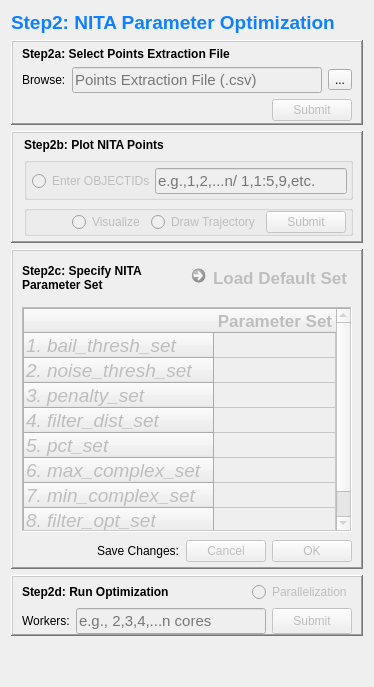
      <widget class="QWidget" name="tab2">
       <attribute name="title">
        <string>Step2</string>
       </attribute>
       <layout class="QGridLayout" name="gridLayout_28">
        <item row="1" column="0">
         <widget class="QFrame" name="frame_12">
          <property name="sizePolicy">
           <sizepolicy hsizetype="Preferred" vsizetype="Fixed">
            <horstretch>0</horstretch>
            <verstretch>0</verstretch>
           </sizepolicy>
          </property>
          <property name="frameShape">
           <enum>QFrame::WinPanel</enum>
          </property>
          <property name="frameShadow">
           <enum>QFrame::Raised</enum>
          </property>
          <layout class="QGridLayout" name="gridLayout_21">
           <property name="topMargin">
            <number>5</number>
           </property>
           <property name="bottomMargin">
            <number>2</number>
           </property>
           <property name="verticalSpacing">
            <number>-1</number>
           </property>
           <item row="1" column="0">
            <widget class="QLabel" name="Step1_label_5">
             <property name="text">
              <string>&lt;html&gt;&lt;head/&gt;&lt;body&gt;&lt;p&gt;&lt;span style=&quot; font-weight:600;&quot;&gt;Step2a: Select Points Extraction File&lt;/span&gt;&lt;/p&gt;&lt;/body&gt;&lt;/html&gt;</string>
             </property>
            </widget>
           </item>
           <item row="3" column="0">
            <layout class="QGridLayout" name="gridLayout_24">
             <item row="0" column="0">
              <spacer name="horizontalSpacer_12">
               <property name="orientation">
                <enum>Qt::Horizontal</enum>
               </property>
               <property name="sizeHint" stdset="0">
                <size>
                 <width>40</width>
                 <height>20</height>
                </size>
               </property>
              </spacer>
             </item>
             <item row="0" column="1">
              <widget class="QPushButton" name="Step2a_pushButton">
               <property name="enabled">
                <bool>false</bool>
               </property>
               <property name="text">
                <string>Submit</string>
               </property>
              </widget>
             </item>
            </layout>
           </item>
           <item row="2" column="0">
            <layout class="QHBoxLayout" name="horizontalLayout_8">
             <item>
              <widget class="QLabel" name="label_16">
               <property name="text">
                <string>Browse:</string>
               </property>
              </widget>
             </item>
             <item>
              <widget class="QLineEdit" name="Step2a_lineEdit">
               <property name="enabled">
                <bool>false</bool>
               </property>
               <property name="font">
                <font>
                 <pointsize>11</pointsize>
                </font>
               </property>
               <property name="toolTip">
                <string>&lt;html&gt;&lt;head/&gt;&lt;body&gt;&lt;p&gt;Specify points extraction file (e.g., Satellite time-series data for user specified points)&lt;/p&gt;&lt;/body&gt;&lt;/html&gt;</string>
               </property>
               <property name="maxLength">
                <number>32763</number>
               </property>
               <property name="frame">
                <bool>true</bool>
               </property>
               <property name="placeholderText">
                <string>Points Extraction File (.csv)</string>
               </property>
              </widget>
             </item>
             <item>
              <widget class="QToolButton" name="Step2a_toolButton">
               <property name="text">
                <string>...</string>
               </property>
              </widget>
             </item>
            </layout>
           </item>
          </layout>
         </widget>
        </item>
        <item row="4" column="0">
         <widget class="QFrame" name="frame_16">
          <property name="sizePolicy">
           <sizepolicy hsizetype="Preferred" vsizetype="Preferred">
            <horstretch>0</horstretch>
            <verstretch>0</verstretch>
           </sizepolicy>
          </property>
          <property name="maximumSize">
           <size>
            <width>16777202</width>
            <height>16777215</height>
           </size>
          </property>
          <property name="frameShape">
           <enum>QFrame::WinPanel</enum>
          </property>
          <property name="frameShadow">
           <enum>QFrame::Raised</enum>
          </property>
          <layout class="QGridLayout" name="gridLayout_18">
           <property name="topMargin">
            <number>5</number>
           </property>
           <property name="bottomMargin">
            <number>0</number>
           </property>
           <item row="2" column="0">
            <layout class="QHBoxLayout" name="horizontalLayout_14">
             <item>
              <widget class="QLabel" name="label_41">
               <property name="text">
                <string>Workers:</string>
               </property>
              </widget>
             </item>
             <item>
              <widget class="QLineEdit" name="Step2d_lineEdit">
               <property name="enabled">
                <bool>false</bool>
               </property>
               <property name="sizePolicy">
                <sizepolicy hsizetype="Expanding" vsizetype="Fixed">
                 <horstretch>0</horstretch>
                 <verstretch>4</verstretch>
                </sizepolicy>
               </property>
               <property name="font">
                <font>
                 <pointsize>11</pointsize>
                </font>
               </property>
               <property name="toolTip">
                <string>Specify number of cores for parallel computation</string>
               </property>
               <property name="toolTipDuration">
                <number>0</number>
               </property>
               <property name="placeholderText">
                <string>e.g., 2,3,4,...n cores</string>
               </property>
               <property name="clearButtonEnabled">
                <bool>true</bool>
               </property>
              </widget>
             </item>
             <item>
              <widget class="QPushButton" name="Step2d_pushButton">
               <property name="enabled">
                <bool>false</bool>
               </property>
               <property name="maximumSize">
                <size>
                 <width>16777215</width>
                 <height>16777210</height>
                </size>
               </property>
               <property name="toolTip">
                <string>&lt;html&gt;&lt;head/&gt;&lt;body&gt;&lt;p&gt;Push to optmize specified parameters from the table above and hand-drawn trajectories. The optimized parameters will pop-up in a table window with options to save&lt;/p&gt;&lt;/body&gt;&lt;/html&gt;</string>
               </property>
               <property name="text">
                <string>Submit</string>
               </property>
               <property name="autoDefault">
                <bool>true</bool>
               </property>
               <property name="default">
                <bool>false</bool>
               </property>
               <property name="flat">
                <bool>false</bool>
               </property>
              </widget>
             </item>
            </layout>
           </item>
           <item row="0" column="0">
            <layout class="QGridLayout" name="gridLayout_35">
             <item row="0" column="1">
              <spacer name="horizontalSpacer_6">
               <property name="orientation">
                <enum>Qt::Horizontal</enum>
               </property>
               <property name="sizeHint" stdset="0">
                <size>
                 <width>40</width>
                 <height>20</height>
                </size>
               </property>
              </spacer>
             </item>
             <item row="0" column="0">
              <widget class="QLabel" name="label_25">
               <property name="text">
                <string>&lt;html&gt;&lt;head/&gt;&lt;body&gt;&lt;p&gt;&lt;span style=&quot; font-weight:600;&quot;&gt;Step2d: Run Optimization&lt;/span&gt;&lt;/p&gt;&lt;/body&gt;&lt;/html&gt;</string>
               </property>
              </widget>
             </item>
             <item row="0" column="2">
              <widget class="QRadioButton" name="Step2d_radioButton">
               <property name="enabled">
                <bool>false</bool>
               </property>
               <property name="toolTip">
                <string>&lt;html&gt;&lt;head/&gt;&lt;body&gt;&lt;p&gt;Select to parellelize parameter optimization computation&lt;/p&gt;&lt;/body&gt;&lt;/html&gt;</string>
               </property>
               <property name="text">
                <string>Parallelization</string>
               </property>
              </widget>
             </item>
            </layout>
           </item>
          </layout>
         </widget>
        </item>
        <item row="3" column="0">
         <widget class="QFrame" name="frame_15">
          <property name="sizePolicy">
           <sizepolicy hsizetype="Preferred" vsizetype="Preferred">
            <horstretch>0</horstretch>
            <verstretch>0</verstretch>
           </sizepolicy>
          </property>
          <property name="minimumSize">
           <size>
            <width>0</width>
            <height>320</height>
           </size>
          </property>
          <property name="maximumSize">
           <size>
            <width>16777202</width>
            <height>16777215</height>
           </size>
          </property>
          <property name="frameShape">
           <enum>QFrame::WinPanel</enum>
          </property>
          <property name="frameShadow">
           <enum>QFrame::Raised</enum>
          </property>
          <layout class="QGridLayout" name="gridLayout_4">
           <property name="topMargin">
            <number>5</number>
           </property>
           <property name="bottomMargin">
            <number>0</number>
           </property>
           <item row="0" column="0">
            <layout class="QHBoxLayout" name="horizontalLayout_5">
             <item>
              <widget class="QLabel" name="label_26">
               <property name="text">
                <string>&lt;html&gt;&lt;head/&gt;&lt;body&gt;&lt;p&gt;&lt;span style=&quot; font-weight:600;&quot;&gt;Step2c: Specify NITA Parameter Set&lt;/span&gt;&lt;/p&gt;&lt;/body&gt;&lt;/html&gt;</string>
               </property>
               <property name="wordWrap">
                <bool>true</bool>
               </property>
              </widget>
             </item>
             <item>
              <widget class="QCommandLinkButton" name="Step2c_commandLinkButton">
               <property name="enabled">
                <bool>false</bool>
               </property>
               <property name="sizePolicy">
                <sizepolicy hsizetype="Fixed" vsizetype="Fixed">
                 <horstretch>0</horstretch>
                 <verstretch>0</verstretch>
                </sizepolicy>
               </property>
               <property name="minimumSize">
                <size>
                 <width>0</width>
                 <height>0</height>
                </size>
               </property>
               <property name="font">
                <font>
                 <pointsize>13</pointsize>
                </font>
               </property>
               <property name="acceptDrops">
                <bool>true</bool>
               </property>
               <property name="toolTip">
                <string>&lt;html&gt;&lt;head/&gt;&lt;body&gt;&lt;p&gt;Press to load default parameter set from user configuration file&lt;/p&gt;&lt;/body&gt;&lt;/html&gt;</string>
               </property>
               <property name="toolTipDuration">
                <number>-1</number>
               </property>
               <property name="text">
                <string>Load Default Set</string>
               </property>
               <property name="iconSize">
                <size>
                 <width>21</width>
                 <height>20</height>
                </size>
               </property>
               <property name="autoDefault">
                <bool>false</bool>
               </property>
               <property name="description">
                <string/>
               </property>
              </widget>
             </item>
            </layout>
           </item>
           <item row="1" column="0">
            <widget class="QTableWidget" name="Step2c_tableWidget">
             <property name="enabled">
              <bool>false</bool>
             </property>
             <property name="sizePolicy">
              <sizepolicy hsizetype="Expanding" vsizetype="Expanding">
               <horstretch>0</horstretch>
               <verstretch>0</verstretch>
              </sizepolicy>
             </property>
             <property name="minimumSize">
              <size>
               <width>0</width>
               <height>225</height>
              </size>
             </property>
             <property name="maximumSize">
              <size>
               <width>16777215</width>
               <height>225</height>
              </size>
             </property>
             <property name="toolTip">
              <string>&lt;html&gt;&lt;head/&gt;&lt;body&gt;&lt;p&gt;Rows 1 to 7: Specify atleast two parameter set for each row item &lt;/p&gt;&lt;p&gt;Row 8: Set parameter as movcv&lt;/p&gt;&lt;/body&gt;&lt;/html&gt;</string>
             </property>
             <property name="frameShape">
              <enum>QFrame::WinPanel</enum>
             </property>
             <property name="frameShadow">
              <enum>QFrame::Sunken</enum>
             </property>
             <property name="lineWidth">
              <number>17</number>
             </property>
             <attribute name="horizontalHeaderStretchLastSection">
              <bool>true</bool>
             </attribute>
             <attribute name="verticalHeaderDefaultSectionSize">
              <number>25</number>
             </attribute>
             <attribute name="verticalHeaderMinimumSectionSize">
              <number>21</number>
             </attribute>
             <row>
              <property name="text">
               <string>1. bail_thresh_set</string>
              </property>
              <property name="font">
               <font>
                <pointsize>14</pointsize>
                <italic>true</italic>
               </font>
              </property>
             </row>
             <row>
              <property name="text">
               <string>2. noise_thresh_set</string>
              </property>
              <property name="font">
               <font>
                <pointsize>14</pointsize>
                <italic>true</italic>
               </font>
              </property>
             </row>
             <row>
              <property name="text">
               <string>3. penalty_set</string>
              </property>
              <property name="font">
               <font>
                <pointsize>14</pointsize>
                <italic>true</italic>
               </font>
              </property>
             </row>
             <row>
              <property name="text">
               <string>4. filter_dist_set</string>
              </property>
              <property name="font">
               <font>
                <pointsize>14</pointsize>
                <italic>true</italic>
               </font>
              </property>
             </row>
             <row>
              <property name="text">
               <string>5. pct_set</string>
              </property>
              <property name="font">
               <font>
                <pointsize>14</pointsize>
                <italic>true</italic>
               </font>
              </property>
             </row>
             <row>
              <property name="text">
               <string>6. max_complex_set</string>
              </property>
              <property name="font">
               <font>
                <pointsize>14</pointsize>
                <italic>true</italic>
               </font>
              </property>
             </row>
             <row>
              <property name="text">
               <string>7. min_complex_set</string>
              </property>
              <property name="font">
               <font>
                <pointsize>14</pointsize>
                <italic>true</italic>
               </font>
              </property>
             </row>
             <row>
              <property name="text">
               <string>8. filter_opt_set</string>
              </property>
              <property name="font">
               <font>
                <pointsize>14</pointsize>
                <italic>true</italic>
               </font>
              </property>
             </row>
             <column>
              <property name="text">
               <string>Parameter Set</string>
              </property>
              <property name="font">
               <font>
                <pointsize>13</pointsize>
                <weight>75</weight>
                <bold>true</bold>
               </font>
              </property>
             </column>
             <item row="7" column="0">
              <property name="text">
               <string/>
              </property>
             </item>
            </widget>
           </item>
           <item row="2" column="0">
            <layout class="QHBoxLayout" name="horizontalLayout_15">
             <property name="spacing">
              <number>-1</number>
             </property>
             <property name="sizeConstraint">
              <enum>QLayout::SetFixedSize</enum>
             </property>
             <property name="leftMargin">
              <number>0</number>
             </property>
             <property name="topMargin">
              <number>0</number>
             </property>
             <property name="bottomMargin">
              <number>0</number>
             </property>
             <item>
              <spacer name="horizontalSpacer_17">
               <property name="orientation">
                <enum>Qt::Horizontal</enum>
               </property>
               <property name="sizeHint" stdset="0">
                <size>
                 <width>40</width>
                 <height>20</height>
                </size>
               </property>
              </spacer>
             </item>
             <item>
              <widget class="QLabel" name="label_23">
               <property name="text">
                <string>Save Changes:</string>
               </property>
              </widget>
             </item>
             <item>
              <widget class="QDialogButtonBox" name="Step2c_buttonBox">
               <property name="enabled">
                <bool>false</bool>
               </property>
               <property name="maximumSize">
                <size>
                 <width>16777215</width>
                 <height>16777215</height>
                </size>
               </property>
               <property name="toolTip">
                <string>&lt;html&gt;&lt;head/&gt;&lt;body&gt;&lt;p&gt;Press &amp;quot;OK&amp;quot; to save changes or &amp;quot;Cancel&amp;quot; to discard changes &lt;/p&gt;&lt;/body&gt;&lt;/html&gt;</string>
               </property>
               <property name="layoutDirection">
                <enum>Qt::RightToLeft</enum>
               </property>
               <property name="standardButtons">
                <set>QDialogButtonBox::Cancel|QDialogButtonBox::Ok</set>
               </property>
               <property name="centerButtons">
                <bool>false</bool>
               </property>
              </widget>
             </item>
            </layout>
           </item>
          </layout>
         </widget>
        </item>
        <item row="2" column="0">
         <widget class="QFrame" name="frame_13">
          <property name="sizePolicy">
           <sizepolicy hsizetype="Preferred" vsizetype="Preferred">
            <horstretch>0</horstretch>
            <verstretch>0</verstretch>
           </sizepolicy>
          </property>
          <property name="minimumSize">
           <size>
            <width>0</width>
            <height>0</height>
           </size>
          </property>
          <property name="toolTipDuration">
           <number>14</number>
          </property>
          <property name="frameShape">
           <enum>QFrame::WinPanel</enum>
          </property>
          <property name="frameShadow">
           <enum>QFrame::Raised</enum>
          </property>
          <layout class="QGridLayout" name="gridLayout_25">
           <property name="leftMargin">
            <number>11</number>
           </property>
           <property name="topMargin">
            <number>5</number>
           </property>
           <property name="rightMargin">
            <number>8</number>
           </property>
           <property name="bottomMargin">
            <number>5</number>
           </property>
           <property name="verticalSpacing">
            <number>5</number>
           </property>
           <item row="2" column="0">
            <widget class="QGroupBox" name="draw_groupBox">
             <property name="maximumSize">
              <size>
               <width>16777215</width>
               <height>16777215</height>
              </size>
             </property>
             <property name="title">
              <string/>
             </property>
             <property name="flat">
              <bool>true</bool>
             </property>
             <layout class="QGridLayout" name="gridLayout_47">
              <property name="leftMargin">
               <number>0</number>
              </property>
              <property name="topMargin">
               <number>0</number>
              </property>
              <property name="rightMargin">
               <number>0</number>
              </property>
              <property name="bottomMargin">
               <number>0</number>
              </property>
              <property name="horizontalSpacing">
               <number>-1</number>
              </property>
              <item row="0" column="0">
               <layout class="QGridLayout" name="gridLayout_27">
                <property name="leftMargin">
                 <number>5</number>
                </property>
                <property name="rightMargin">
                 <number>4</number>
                </property>
                <item row="0" column="3">
                 <widget class="QPushButton" name="Step2b_pushButton">
                  <property name="enabled">
                   <bool>false</bool>
                  </property>
                  <property name="text">
                   <string>Submit</string>
                  </property>
                 </widget>
                </item>
                <item row="0" column="1">
                 <widget class="QRadioButton" name="Visualize_radioButton">
                  <property name="enabled">
                   <bool>false</bool>
                  </property>
                  <property name="toolTip">
                   <string>&lt;html&gt;&lt;head/&gt;&lt;body&gt;&lt;p&gt;Select to plot specified OBJECTIDs&lt;/p&gt;&lt;/body&gt;&lt;/html&gt;</string>
                  </property>
                  <property name="text">
                   <string>Visualize</string>
                  </property>
                 </widget>
                </item>
                <item row="0" column="2">
                 <widget class="QRadioButton" name="DrawTraj_radioButton">
                  <property name="enabled">
                   <bool>false</bool>
                  </property>
                  <property name="maximumSize">
                   <size>
                    <width>16777215</width>
                    <height>16777215</height>
                   </size>
                  </property>
                  <property name="toolTip">
                   <string>&lt;html&gt;&lt;head/&gt;&lt;body&gt;&lt;p&gt;Select to hand-draw trajectories for specified OBJECTIDs&lt;/p&gt;&lt;/body&gt;&lt;/html&gt;</string>
                  </property>
                  <property name="text">
                   <string>Draw Trajectory</string>
                  </property>
                 </widget>
                </item>
                <item row="0" column="0">
                 <spacer name="horizontalSpacer_47">
                  <property name="orientation">
                   <enum>Qt::Horizontal</enum>
                  </property>
                  <property name="sizeHint" stdset="0">
                   <size>
                    <width>40</width>
                    <height>20</height>
                   </size>
                  </property>
                 </spacer>
                </item>
               </layout>
              </item>
             </layout>
            </widget>
           </item>
           <item row="1" column="0">
            <widget class="QGroupBox" name="obj_groupBox">
             <property name="title">
              <string/>
             </property>
             <property name="flat">
              <bool>false</bool>
             </property>
             <property name="checkable">
              <bool>false</bool>
             </property>
             <layout class="QGridLayout" name="gridLayout_46">
              <property name="leftMargin">
               <number>5</number>
              </property>
              <property name="topMargin">
               <number>5</number>
              </property>
              <property name="rightMargin">
               <number>2</number>
              </property>
              <property name="bottomMargin">
               <number>3</number>
              </property>
              <item row="0" column="0">
               <layout class="QGridLayout" name="gridLayout_26">
                <property name="rightMargin">
                 <number>1</number>
                </property>
                <property name="horizontalSpacing">
                 <number>0</number>
                </property>
                <property name="verticalSpacing">
                 <number>-1</number>
                </property>
                <item row="0" column="4" colspan="2">
                 <widget class="QLineEdit" name="Step2b_lineEdit">
                  <property name="enabled">
                   <bool>false</bool>
                  </property>
                  <property name="font">
                   <font>
                    <pointsize>11</pointsize>
                   </font>
                  </property>
                  <property name="toolTip">
                   <string>&lt;html&gt;&lt;head/&gt;&lt;body&gt;&lt;p&gt;Specifiy OBJECTIDs as individual items (e.g., 1,2,...,n) or range (e.g., 1:3, 5:7, etc.) or combined (e.g., 1, 5:7, 9, 12:14, etc.)&lt;/p&gt;&lt;/body&gt;&lt;/html&gt;</string>
                  </property>
                  <property name="statusTip">
                   <string/>
                  </property>
                  <property name="text">
                   <string/>
                  </property>
                  <property name="frame">
                   <bool>true</bool>
                  </property>
                  <property name="dragEnabled">
                   <bool>false</bool>
                  </property>
                  <property name="placeholderText">
                   <string>e.g.,1,2,...n/ 1,1:5,9,etc.</string>
                  </property>
                  <property name="clearButtonEnabled">
                   <bool>true</bool>
                  </property>
                 </widget>
                </item>
                <item row="0" column="1">
                 <widget class="QRadioButton" name="objectid_radioButton">
                  <property name="enabled">
                   <bool>false</bool>
                  </property>
                  <property name="text">
                   <string>Enter OBJECTIDs</string>
                  </property>
                  <property name="checkable">
                   <bool>true</bool>
                  </property>
                  <property name="checked">
                   <bool>false</bool>
                  </property>
                 </widget>
                </item>
               </layout>
              </item>
             </layout>
            </widget>
           </item>
           <item row="0" column="0">
            <widget class="QLabel" name="Step2_label_2">
             <property name="toolTip">
              <string/>
             </property>
             <property name="text">
              <string>&lt;html&gt;&lt;head/&gt;&lt;body&gt;&lt;p&gt;&lt;span style=&quot; font-weight:600;&quot;&gt;Step2b: Plot NITA Points&lt;/span&gt;&lt;/p&gt;&lt;/body&gt;&lt;/html&gt;</string>
             </property>
            </widget>
           </item>
          </layout>
         </widget>
        </item>
        <item row="0" column="0">
         <widget class="QLabel" name="Step1_label_6">
          <property name="text">
           <string>&lt;html&gt;&lt;head/&gt;&lt;body&gt;&lt;p&gt;&lt;span style=&quot; font-size:14pt; font-weight:600; color:#0f80ff;&quot;&gt;Step2: NITA Parameter Optimization&lt;/span&gt;&lt;/p&gt;&lt;/body&gt;&lt;/html&gt;</string>
          </property>
         </widget>
        </item>
        <item row="5" column="0">
         <spacer name="verticalSpacer">
          <property name="orientation">
           <enum>Qt::Vertical</enum>
          </property>
          <property name="sizeHint" stdset="0">
           <size>
            <width>20</width>
            <height>40</height>
           </size>
          </property>
         </spacer>
        </item>
       </layout>
      </widget>
